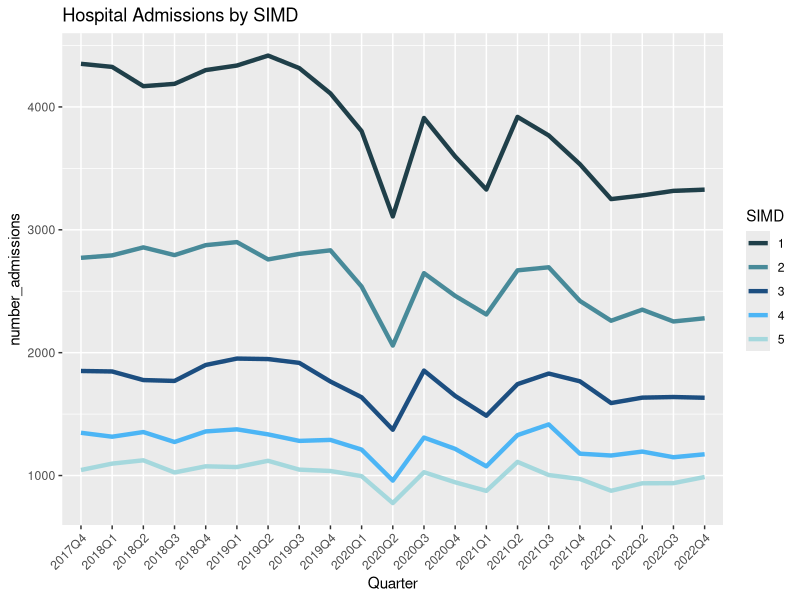
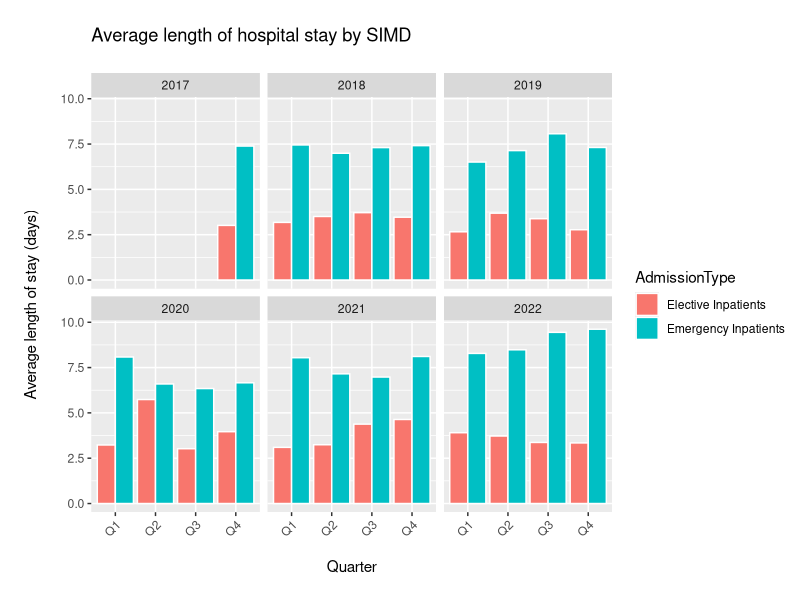
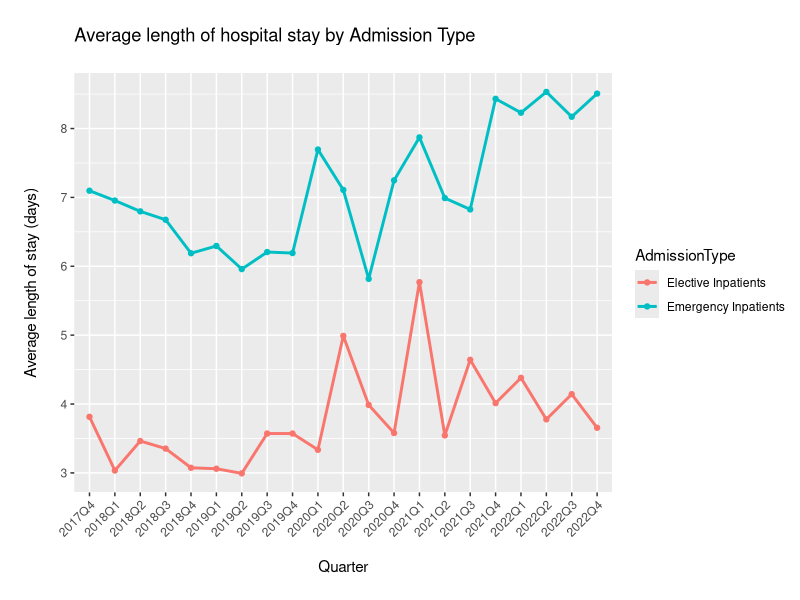

R code for these plots, in order:
## ---- chunk 1
library(tidyverse)
library(ggplot2)

simd <- read.csv("../clean_data/simd_clean.csv")

## ---- chunk 2
simd <- simd %>% drop_na(SIMD)
simd %>% filter(AdmissionType == "Emergency Inpatients" & HBName == "NHS Ayrshire and Arran") %>% group_by(Quarter, SIMD) %>% summarise(number_admissions = sum(Stays)) %>% mutate(SIMD = as.factor(SIMD)) %>% 
  ggplot()+
  geom_line(aes(x = Quarter, y = number_admissions, group = SIMD, colour = SIMD), size = 1.5)+
  scale_colour_manual(values = c("#1F3F49","#488A99" ,"#1C4E80","#4cb5f5" ,"#A5d8DD"  ))+
theme(axis.text.x = element_text(angle = 45, hjust = 1))+
     labs(
    title = "Hospital Admissions by SIMD"
  )
## ---- chunk 3

simd %>% filter(HBName == "NHS Ayrshire and Arran" & SIMD == 4) %>% 
  ggplot(aes(x = Quarter_single, y = AverageLengthOfStay, fill = AdmissionType, colour = AdmissionType)) +
  geom_col(position = "dodge", colour = "white")+
  theme(axis.text.x = element_text(angle = 45, hjust = 1))+
    facet_wrap(~ Year)+
    labs(
    title = "\nAverage length of hospital stay by SIMD\n",
    x = "\nQuarter\n",
    y = "\nAverage length of stay (days)\n")
    
## ---- chunk 4
# filtered by HBName and SIMD level
simd %>% filter(HBName == "NHS Ayrshire and Arran" & SIMD == 1) %>% 
  ggplot(aes(x = Quarter, y = AverageLengthOfStay, group = AdmissionType, colour = AdmissionType)) +
  geom_point()+
  geom_line(size = 1)+
  theme(axis.text.x = element_text(angle = 45, hjust = 1))+
  labs(
    title = "\nAverage length of hospital stay by Admission Type\n",
    x = "\nQuarter\n",
    y = "\nAverage length of stay (days)\n")
